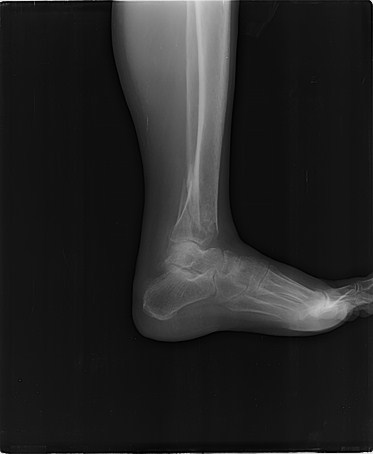
#> input picture ID001-xray.png, 373 x 454 px, found by its file name
$ python analyze_image.py   (older library calls are emulated)
#> lines starting #> are read from the running program, lines starting #| are printed output that depends on the picture
import cv2
import numpy as np
import os

def analyze_image(image_path, output_folder):
    # Load image
#> called with image_path = 'ID001-xray.png', output_folder = 'ID001-xray_analysis'
    img = cv2.imread(image_path)
#> img is the input picture: shape (454, 373, 3); min 0, max 237, mean 36.5
    if img is None:
        print(f"Error: Could not load image at {image_path}")
        return

    # 01_original.png
    cv2.imwrite(os.path.join(output_folder, '01_original.png'), img)

    # 02_grayscale.png
    gray = cv2.cvtColor(img, cv2.COLOR_BGR2GRAY)
    cv2.imwrite(os.path.join(output_folder, '02_grayscale.png'), gray)

    # 03_contrast_enhanced.png (CLAHE)
    clahe = cv2.createCLAHE(clipLimit=2.0, tileGridSize=(8,8))
    contrast_enhanced = clahe.apply(gray)
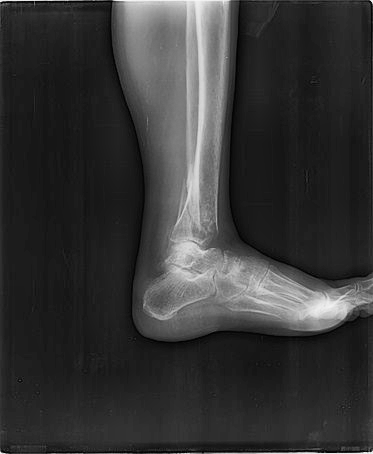
#> contrast_enhanced: shape (454, 373); min 0, max 245, mean 53.6
    cv2.imwrite(os.path.join(output_folder, '03_contrast_enhanced.png'), contrast_enhanced)

    # 04_sharpened.png
    kernel = np.array([[-1,-1,-1], [-1,9,-1], [-1,-1,-1]])
    sharpened = cv2.filter2D(contrast_enhanced, -1, kernel)
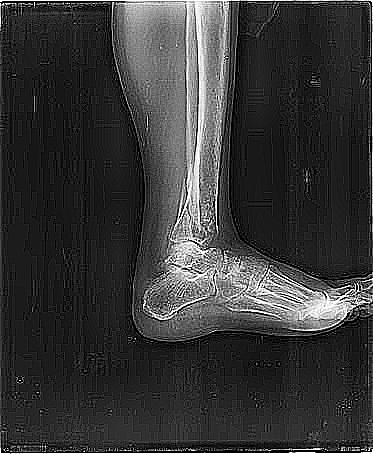
#> sharpened: shape (454, 373); min 0, max 255, mean 55.1
    cv2.imwrite(os.path.join(output_folder, '04_sharpened.png'), sharpened)

    # 05_edge_enhanced.png (Sobel)
    sobelx = cv2.Sobel(gray, cv2.CV_64F, 1, 0, ksize=3)
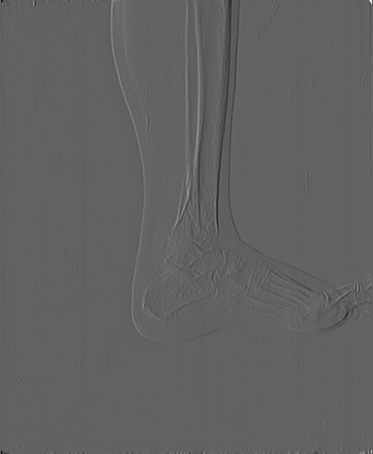
#> sobelx: shape (454, 373) float64; min -501, max 802, mean 0; drawn with min black and max white
    sobely = cv2.Sobel(gray, cv2.CV_64F, 0, 1, ksize=3)
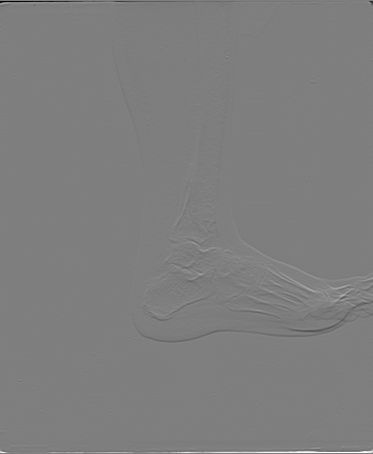
#> sobely: shape (454, 373) float64; min -912, max 922, mean -0.2; drawn with min black and max white
    edges = cv2.magnitude(sobelx, sobely)
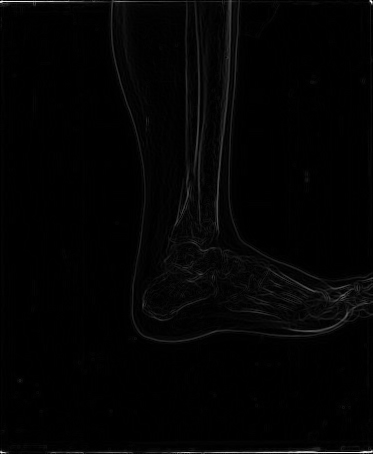
#> edges: shape (454, 373) float64; min 0, max 956.3, mean 14; drawn with min black and max white
    edges_normalized = cv2.normalize(edges, None, 0, 255, cv2.NORM_MINMAX).astype(np.uint8)
    cv2.imwrite(os.path.join(output_folder, '05_edge_enhanced.png'), edges_normalized)

    # 06_zoom_region_1.png (Ankle Joint)
    # Based on visual inspection, ankle joint is around middle
    h, w = gray.shape
#> h = 454; w = 373
    center_y, center_x = int(h * 0.55), int(w * 0.5)
#> center_y = 249; center_x = 186
    zoom_size = 200
    y1, y2 = max(0, center_y - zoom_size), min(h, center_y + zoom_size)
#> y1 = 49; y2 = 449
    x1, x2 = max(0, center_x - zoom_size), min(w, center_x + zoom_size)
#> x1 = 0; x2 = 373
    zoom1 = img[y1:y2, x1:x2]
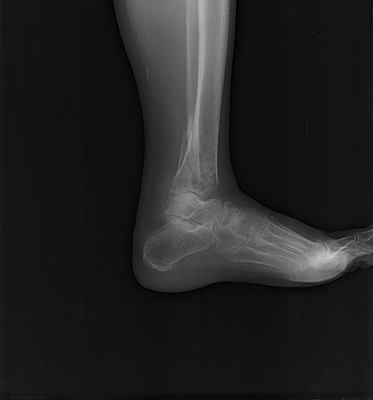
#> zoom1: shape (400, 373, 3); min 0, max 205, mean 33.9
    cv2.imwrite(os.path.join(output_folder, '06_zoom_region_1.png'), zoom1)

    # 07_zoom_region_2.png (Calcaneus/Heel)
    center_y_heel, center_x_heel = int(h * 0.7), int(w * 0.4)
#> center_y_heel = 317; center_x_heel = 149
    y1_h, y2_h = max(0, center_y_heel - zoom_size), min(h, center_y_heel + zoom_size)
#> y1_h = 117; y2_h = 454
    x1_h, x2_h = max(0, center_x_heel - zoom_size), min(w, center_x_heel + zoom_size)
#> x1_h = 0; x2_h = 349
    zoom2 = img[y1_h:y2_h, x1_h:x2_h]
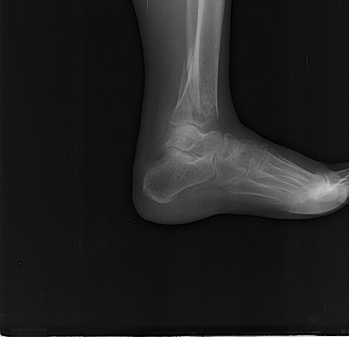
#> zoom2: shape (337, 349, 3); min 0, max 233, mean 32.6
    cv2.imwrite(os.path.join(output_folder, '07_zoom_region_2.png'), zoom2)

if __name__ == "__main__":
    analyze_image('ID001-xray.png', 'ID001-xray_analysis')

$ run again, with ID002-xray.png copied over ID001-xray.png
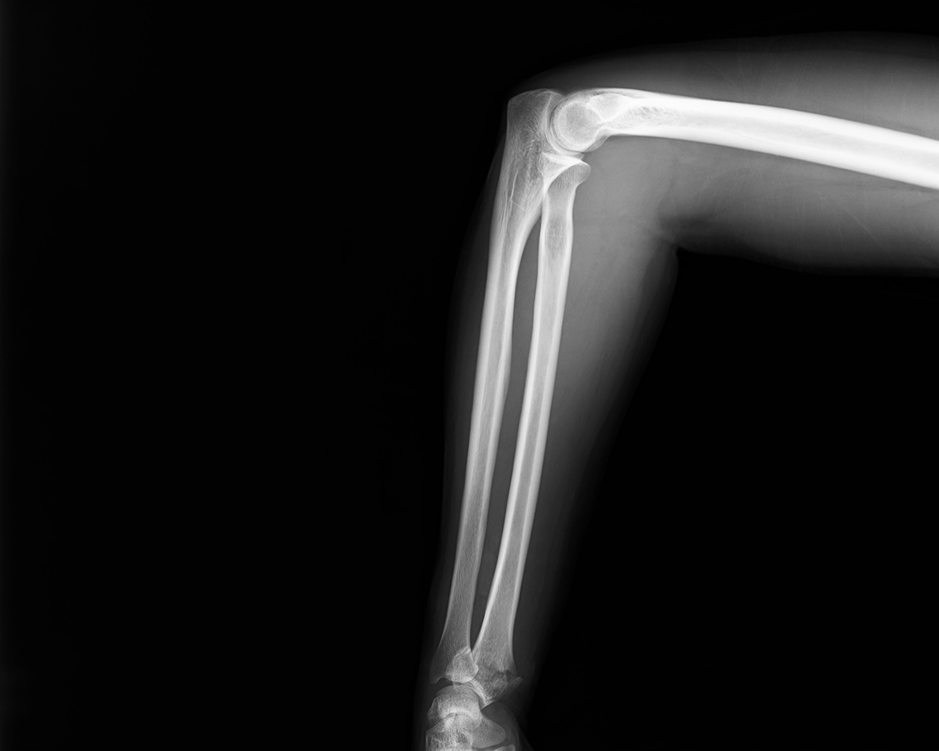
#> input picture ID002-xray.png, 939 x 751 px, shrunk from 1600 x 1280 before the run, found by its file name
#> in analyze_image, img is the input picture: shape (751, 939, 3); min 0, max 254, mean 28.3
#> in analyze_image, `sobelx = cv2.Sobel(gray, cv2.CV_64F, 1, 0, ksize=3)`:
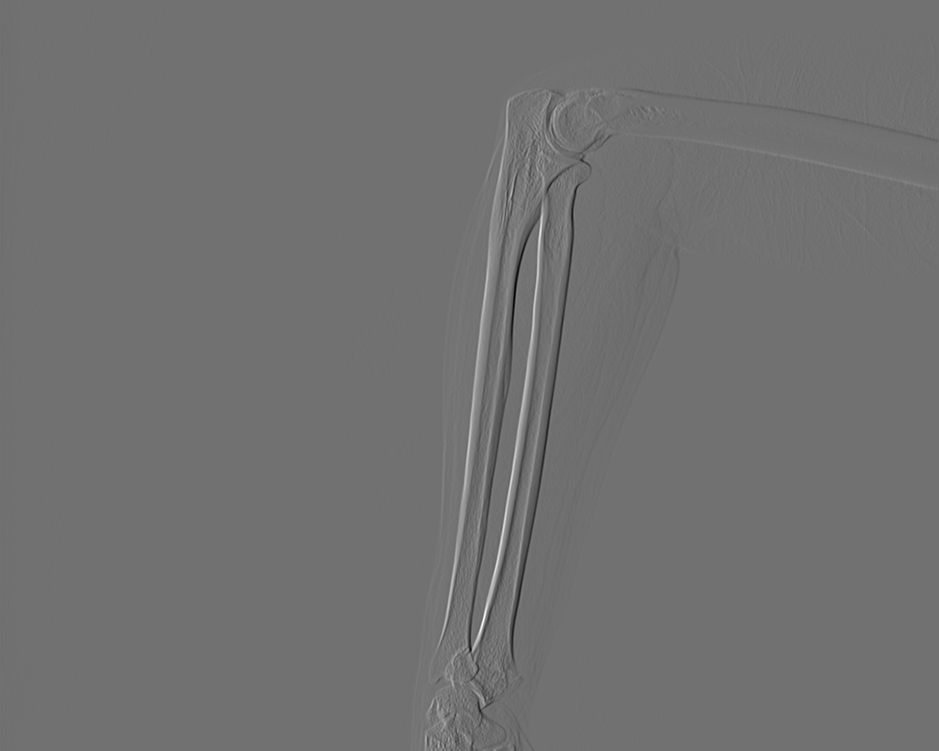
#> sobelx: shape (751, 939) float64; min -492, max 615, mean 0.2; drawn with min black and max white
#> in analyze_image, `zoom2 = img[y1_h:y2_h, x1_h:x2_h]`:
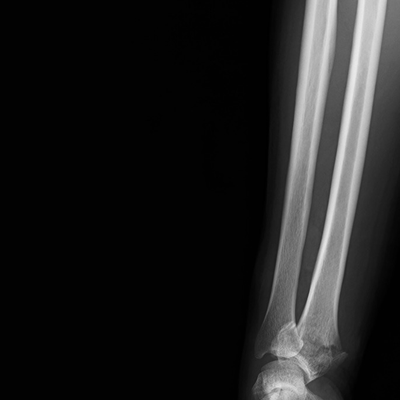
#> zoom2: shape (400, 400, 3); min 0, max 235, mean 31.9

$ run again, with ID003-xray.png copied over ID001-xray.png
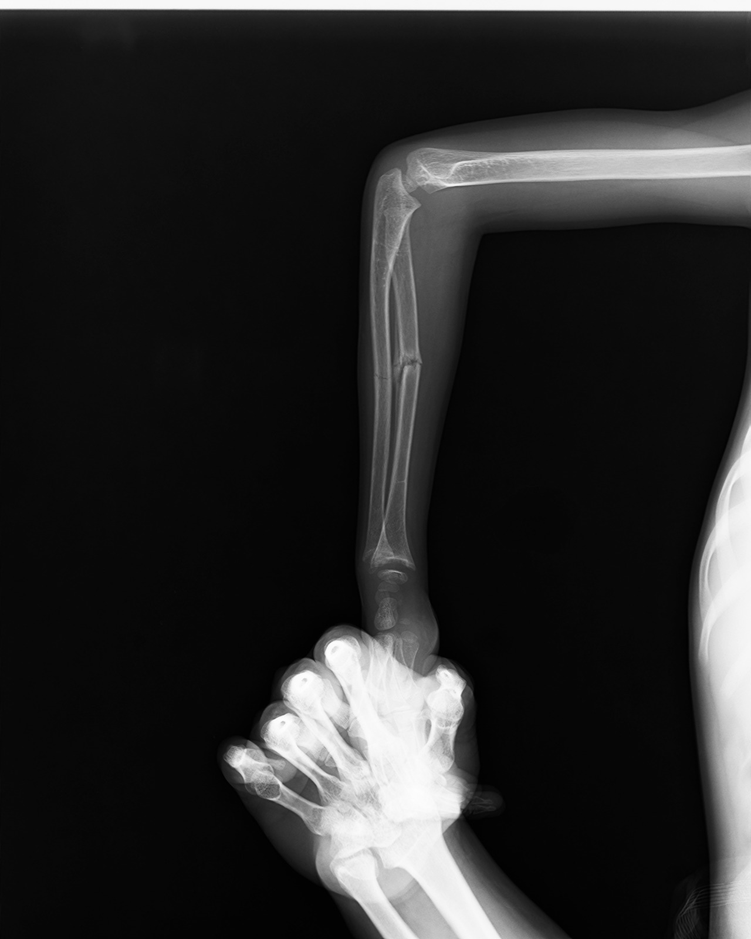
#> input picture ID003-xray.png, 751 x 939 px, shrunk from 1280 x 1600 before the run, found by its file name
#> in analyze_image, img is the input picture: shape (939, 751, 3); min 0, max 255, mean 42
#> in analyze_image, `sobely = cv2.Sobel(gray, cv2.CV_64F, 0, 1, ksize=3)`:
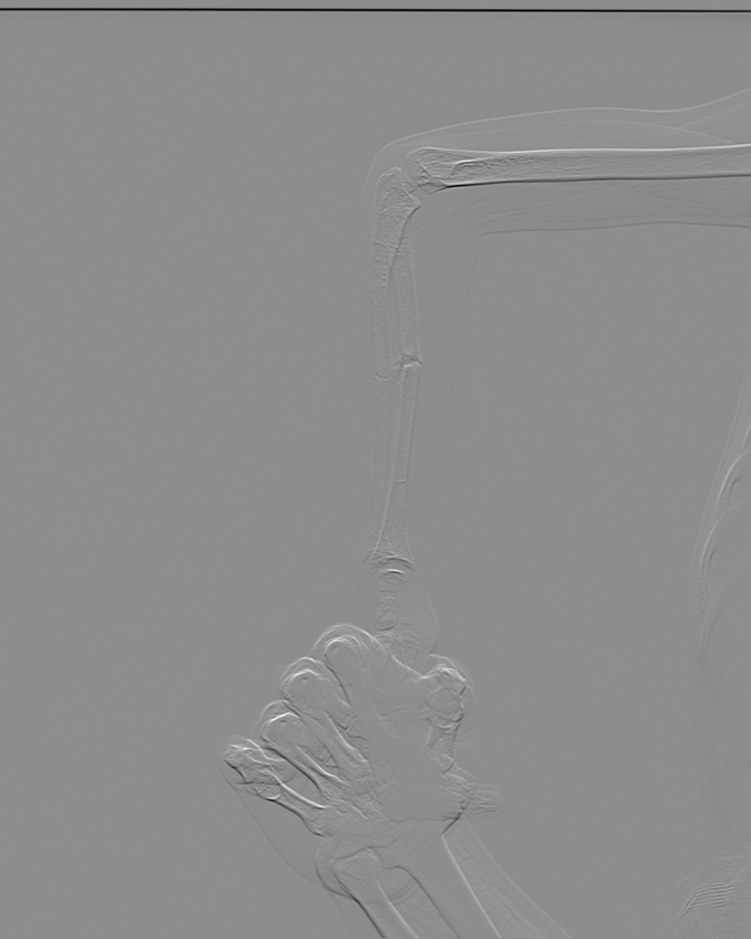
#> sobely: shape (939, 751) float64; min -722, max 575, mean -1.6; drawn with min black and max white
#> in analyze_image, `zoom2 = img[y1_h:y2_h, x1_h:x2_h]`:
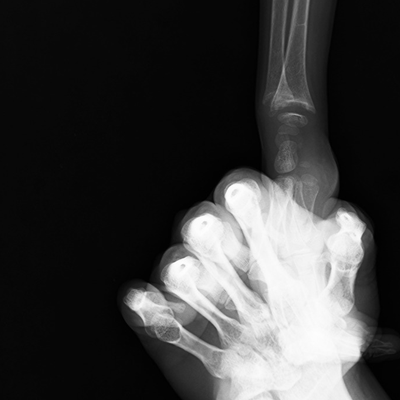
#> zoom2: shape (400, 400, 3); min 0, max 255, mean 60.9
